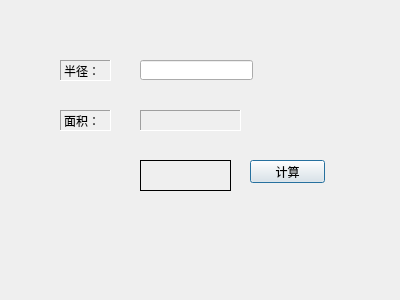
<?xml version="1.0" encoding="UTF-8"?>
<ui version="4.0">
 <class>Dialog</class>
 <widget class="QDialog" name="Dialog">
  <property name="geometry">
   <rect>
    <x>0</x>
    <y>0</y>
    <width>400</width>
    <height>300</height>
   </rect>
  </property>
  <property name="windowTitle">
   <string>Dialog</string>
  </property>
  <widget class="QLineEdit" name="radiusLineEdit">
   <property name="geometry">
    <rect>
     <x>140</x>
     <y>60</y>
     <width>113</width>
     <height>20</height>
    </rect>
   </property>
  </widget>
  <widget class="QPushButton" name="countBtn">
   <property name="geometry">
    <rect>
     <x>250</x>
     <y>160</y>
     <width>75</width>
     <height>23</height>
    </rect>
   </property>
   <property name="text">
    <string>计算</string>
   </property>
  </widget>
  <widget class="QLabel" name="radiusLabel">
   <property name="geometry">
    <rect>
     <x>60</x>
     <y>60</y>
     <width>51</width>
     <height>21</height>
    </rect>
   </property>
   <property name="frameShape">
    <enum>QFrame::Panel</enum>
   </property>
   <property name="frameShadow">
    <enum>QFrame::Sunken</enum>
   </property>
   <property name="text">
    <string>半径：</string>
   </property>
  </widget>
  <widget class="QLabel" name="lareaLabel_1">
   <property name="geometry">
    <rect>
     <x>60</x>
     <y>110</y>
     <width>51</width>
     <height>21</height>
    </rect>
   </property>
   <property name="frameShape">
    <enum>QFrame::Panel</enum>
   </property>
   <property name="frameShadow">
    <enum>QFrame::Sunken</enum>
   </property>
   <property name="text">
    <string>面积：</string>
   </property>
  </widget>
  <widget class="QLabel" name="areaLabel_2">
   <property name="geometry">
    <rect>
     <x>140</x>
     <y>110</y>
     <width>101</width>
     <height>21</height>
    </rect>
   </property>
   <property name="frameShape">
    <enum>QFrame::Panel</enum>
   </property>
   <property name="frameShadow">
    <enum>QFrame::Sunken</enum>
   </property>
   <property name="text">
    <string/>
   </property>
  </widget>
  <widget class="QLabel" name="areaLabel_3">
   <property name="geometry">
    <rect>
     <x>140</x>
     <y>160</y>
     <width>91</width>
     <height>31</height>
    </rect>
   </property>
   <property name="frameShape">
    <enum>QFrame::Box</enum>
   </property>
   <property name="text">
    <string/>
   </property>
  </widget>
 </widget>
 <layoutdefault spacing="6" margin="11"/>
 <resources/>
 <connections/>
</ui>
